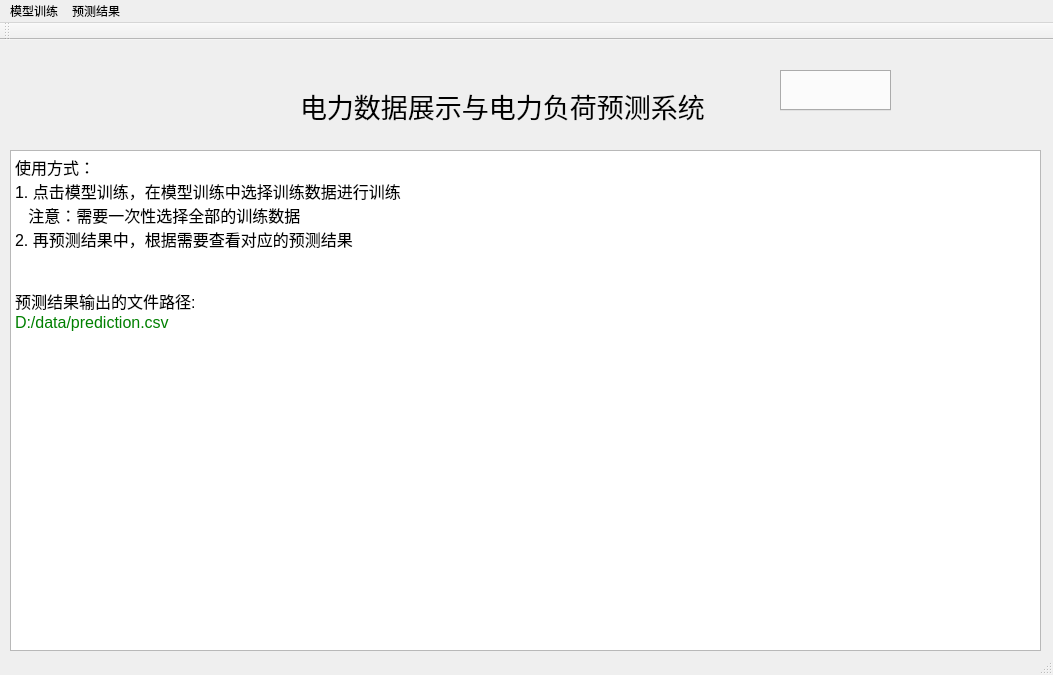
<?xml version="1.0" encoding="UTF-8"?>
<ui version="4.0">
 <class>MainWindow</class>
 <widget class="QMainWindow" name="MainWindow">
  <property name="geometry">
   <rect>
    <x>0</x>
    <y>0</y>
    <width>1053</width>
    <height>675</height>
   </rect>
  </property>
  <property name="windowTitle">
   <string>MainWindow</string>
  </property>
  <widget class="QWidget" name="centralWidget">
   <widget class="QTabWidget" name="tabWidget">
    <property name="geometry">
     <rect>
      <x>780</x>
      <y>30</y>
      <width>111</width>
      <height>41</height>
     </rect>
    </property>
    <property name="currentIndex">
     <number>-1</number>
    </property>
   </widget>
   <widget class="QLabel" name="label">
    <property name="geometry">
     <rect>
      <x>300</x>
      <y>-20</y>
      <width>561</width>
      <height>171</height>
     </rect>
    </property>
    <property name="font">
     <font>
      <family>微软雅黑</family>
      <pointsize>20</pointsize>
     </font>
    </property>
    <property name="text">
     <string>电力数据展示与电力负荷预测系统</string>
    </property>
    <property name="textFormat">
     <enum>Qt::AutoText</enum>
    </property>
   </widget>
   <widget class="QTextBrowser" name="textBrowser">
    <property name="geometry">
     <rect>
      <x>10</x>
      <y>110</y>
      <width>1031</width>
      <height>501</height>
     </rect>
    </property>
    <property name="html">
     <string>&lt;!DOCTYPE HTML PUBLIC &quot;-//W3C//DTD HTML 4.0//EN&quot; &quot;http://www.w3.org/TR/REC-html40/strict.dtd&quot;&gt;
&lt;html&gt;&lt;head&gt;&lt;meta name=&quot;qrichtext&quot; content=&quot;1&quot; /&gt;&lt;style type=&quot;text/css&quot;&gt;
p, li { white-space: pre-wrap; }
&lt;/style&gt;&lt;/head&gt;&lt;body style=&quot; font-family:'SimSun'; font-size:9pt; font-weight:400; font-style:normal;&quot;&gt;
&lt;p style=&quot; margin-top:0px; margin-bottom:0px; margin-left:0px; margin-right:0px; -qt-block-indent:0; text-indent:0px;&quot;&gt;&lt;span style=&quot; font-size:12pt;&quot;&gt;使用方式：&lt;/span&gt;&lt;/p&gt;
&lt;p style=&quot; margin-top:0px; margin-bottom:0px; margin-left:0px; margin-right:0px; -qt-block-indent:0; text-indent:0px;&quot;&gt;&lt;span style=&quot; font-size:12pt;&quot;&gt;1. 点击模型训练，在模型训练中选择训练数据进行训练&lt;/span&gt;&lt;/p&gt;
&lt;p style=&quot; margin-top:0px; margin-bottom:0px; margin-left:0px; margin-right:0px; -qt-block-indent:0; text-indent:0px;&quot;&gt;&lt;span style=&quot; font-size:12pt;&quot;&gt;   注意：需要一次性选择全部的训练数据&lt;/span&gt;&lt;/p&gt;
&lt;p style=&quot; margin-top:0px; margin-bottom:0px; margin-left:0px; margin-right:0px; -qt-block-indent:0; text-indent:0px;&quot;&gt;&lt;span style=&quot; font-size:12pt;&quot;&gt;2. 再预测结果中，根据需要查看对应的预测结果&lt;/span&gt;&lt;/p&gt;
&lt;p style=&quot;-qt-paragraph-type:empty; margin-top:0px; margin-bottom:0px; margin-left:0px; margin-right:0px; -qt-block-indent:0; text-indent:0px; font-size:12pt;&quot;&gt;&lt;br /&gt;&lt;/p&gt;
&lt;p style=&quot;-qt-paragraph-type:empty; margin-top:0px; margin-bottom:0px; margin-left:0px; margin-right:0px; -qt-block-indent:0; text-indent:0px; font-size:12pt;&quot;&gt;&lt;br /&gt;&lt;/p&gt;
&lt;p style=&quot; margin-top:0px; margin-bottom:0px; margin-left:0px; margin-right:0px; -qt-block-indent:0; text-indent:0px;&quot;&gt;&lt;span style=&quot; font-size:12pt;&quot;&gt;预测结果输出的文件路径:&lt;/span&gt;&lt;/p&gt;
&lt;p style=&quot; margin-top:0px; margin-bottom:0px; margin-left:0px; margin-right:0px; -qt-block-indent:0; text-indent:0px;&quot;&gt;&lt;span style=&quot; font-size:12pt; color:#008000;&quot;&gt;D:/data/prediction.csv&lt;/span&gt;&lt;/p&gt;&lt;/body&gt;&lt;/html&gt;</string>
    </property>
   </widget>
  </widget>
  <widget class="QMenuBar" name="menuBar">
   <property name="geometry">
    <rect>
     <x>0</x>
     <y>0</y>
     <width>1053</width>
     <height>23</height>
    </rect>
   </property>
   <widget class="QMenu" name="menu">
    <property name="title">
     <string>模型训练</string>
    </property>
    <addaction name="action"/>
   </widget>
   <widget class="QMenu" name="menu_2">
    <property name="title">
     <string>预测结果</string>
    </property>
    <addaction name="action_2"/>
    <addaction name="action_3"/>
    <addaction name="action_4"/>
   </widget>
   <addaction name="menu"/>
   <addaction name="menu_2"/>
  </widget>
  <widget class="QToolBar" name="mainToolBar">
   <attribute name="toolBarArea">
    <enum>TopToolBarArea</enum>
   </attribute>
   <attribute name="toolBarBreak">
    <bool>false</bool>
   </attribute>
  </widget>
  <widget class="QStatusBar" name="statusBar"/>
  <action name="action">
   <property name="text">
    <string>开始训练</string>
   </property>
  </action>
  <action name="action_2">
   <property name="text">
    <string>月度对比</string>
   </property>
  </action>
  <action name="action_3">
   <property name="text">
    <string>日用电量对比曲线</string>
   </property>
  </action>
  <action name="action_4">
   <property name="text">
    <string>每日预测准确率曲线</string>
   </property>
  </action>
 </widget>
 <layoutdefault spacing="6" margin="11"/>
 <resources/>
 <connections/>
</ui>
